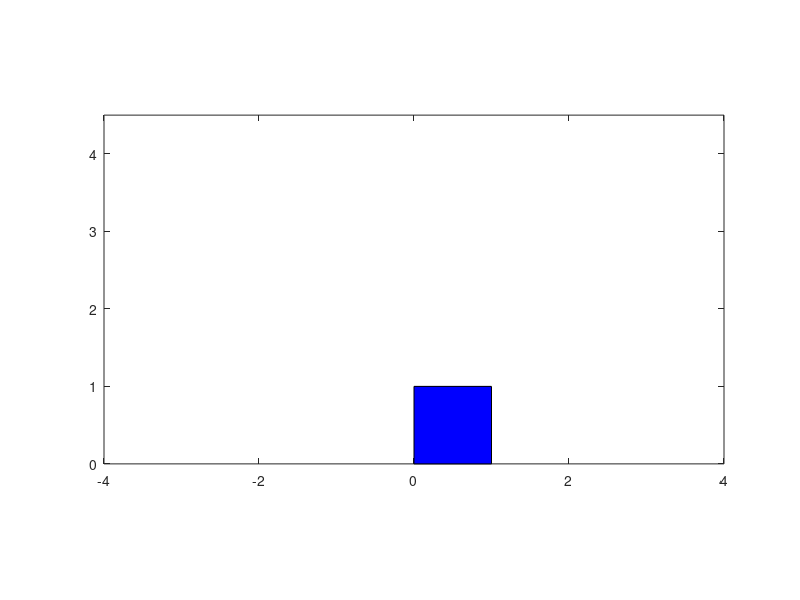

MATLAB code to generate this figure: (Note: this script raises an error after producing the figure.)
s = 1; e = 1; f1 = 0.6*0.6; f2 = 0.6*0.8;
mom = fill([1,1,0,0],[0,1,1,0],'b'); daspect([1,1,1]); hold on;
Tree = [mom]; axis([-4, 4, 0, 4.5]);
v = VideoWriter('PT.avi');
v.FrameRate = 2;
open(v);
for i = 1:10
    for j = s:e
        mom = Tree(j);
        x = mom.XData([2;3]); y = mom.YData([2,3]);
        dx = diff(x); dy = diff(y);
        px = x(1) + f1 * dx + f2 * dy; 
        py = y(1) + f1 * dy - f2 * dx;
        dau1 = square([x(1);y(1)], [px;py]);
        dau2 = square([px;py], [x(2);y(2)]);
        Tree = [Tree, dau1, dau2];
    end
    s = e+1;
    e = numel(Tree);
    frame = getframe(gcf);
    writeVideo(v,frame);
end
close(v);
function hndl = square(p1, p2)
    v1 = p2-p1;  v2 = [v1(2); -v1(1)];
    pts = [p1, p1+v2, p1+v1+v2, p2];
    hndl = fill(pts(1,:),pts(2,:),'b');
end
